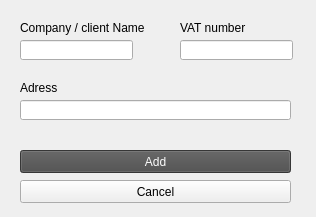
<?xml version="1.0" encoding="UTF-8"?>
<ui version="4.0">
 <class>Form</class>
 <widget class="QWidget" name="Form">
  <property name="geometry">
   <rect>
    <x>0</x>
    <y>0</y>
    <width>316</width>
    <height>217</height>
   </rect>
  </property>
  <property name="windowTitle">
   <string>Form</string>
  </property>
  <widget class="QLabel" name="label">
   <property name="geometry">
    <rect>
     <x>20</x>
     <y>20</y>
     <width>131</width>
     <height>16</height>
    </rect>
   </property>
   <property name="text">
    <string>Company / client Name</string>
   </property>
  </widget>
  <widget class="QLineEdit" name="adressInput">
   <property name="geometry">
    <rect>
     <x>20</x>
     <y>100</y>
     <width>271</width>
     <height>20</height>
    </rect>
   </property>
  </widget>
  <widget class="QLabel" name="label_3">
   <property name="geometry">
    <rect>
     <x>180</x>
     <y>20</y>
     <width>71</width>
     <height>16</height>
    </rect>
   </property>
   <property name="text">
    <string>VAT number</string>
   </property>
  </widget>
  <widget class="QLineEdit" name="VATNumberInput">
   <property name="geometry">
    <rect>
     <x>180</x>
     <y>40</y>
     <width>113</width>
     <height>20</height>
    </rect>
   </property>
  </widget>
  <widget class="QLineEdit" name="clientNameInput">
   <property name="geometry">
    <rect>
     <x>20</x>
     <y>40</y>
     <width>113</width>
     <height>20</height>
    </rect>
   </property>
  </widget>
  <widget class="QLabel" name="label_2">
   <property name="geometry">
    <rect>
     <x>20</x>
     <y>80</y>
     <width>81</width>
     <height>16</height>
    </rect>
   </property>
   <property name="text">
    <string>Adress</string>
   </property>
  </widget>
  <widget class="QPushButton" name="cancelBtn">
   <property name="geometry">
    <rect>
     <x>20</x>
     <y>180</y>
     <width>271</width>
     <height>23</height>
    </rect>
   </property>
   <property name="text">
    <string>Cancel</string>
   </property>
  </widget>
  <widget class="QPushButton" name="addBtn">
   <property name="geometry">
    <rect>
     <x>20</x>
     <y>150</y>
     <width>271</width>
     <height>23</height>
    </rect>
   </property>
   <property name="styleSheet">
    <string notr="true">background-color: rgb(75, 75, 75);
color: rgb(253, 253, 253);</string>
   </property>
   <property name="text">
    <string>Add</string>
   </property>
  </widget>
 </widget>
 <resources/>
 <connections/>
</ui>
